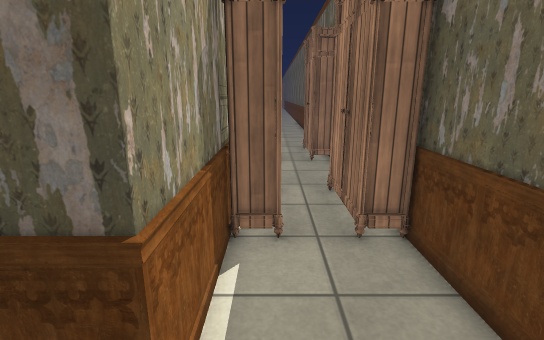
[1] (above)

18 first-person views from a walk through a Unity game level. The camera is 1.5 m above the floor, tilts 14° down and sees 85° across. Doors are open. The floor is counted in squares, 0.5 m on a side. Each view is taken from the middle of a square. On the plan, view 1 faces up. The plan holds only what a view shows up to about 20 squares ahead; the rest is blank. The place goes on beyond the plan. The player is left out. Some animated figures are left out. Some surface patterns are stand-ins.

[2]
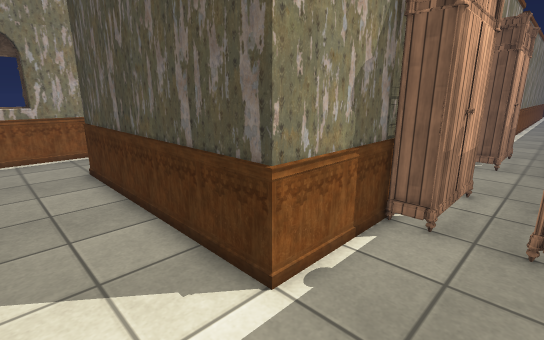

[3]
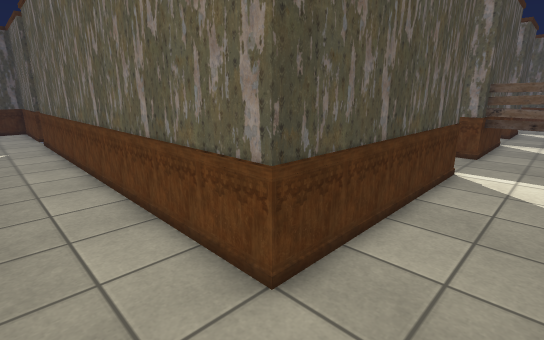

[4]
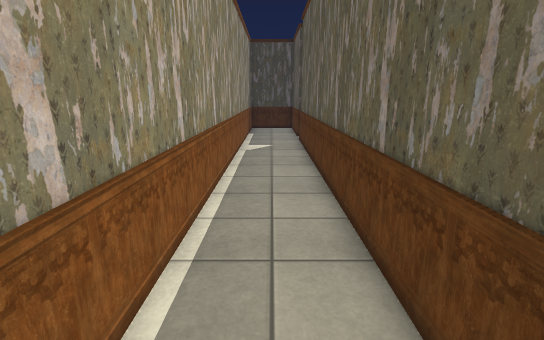

[5]
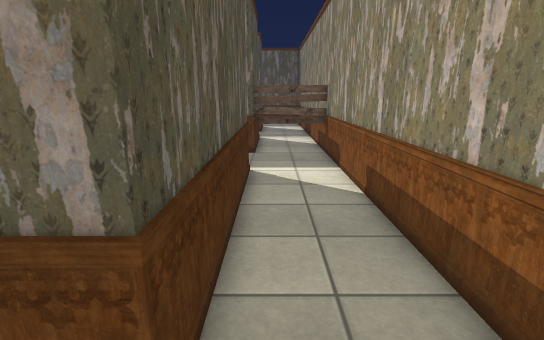

[6]
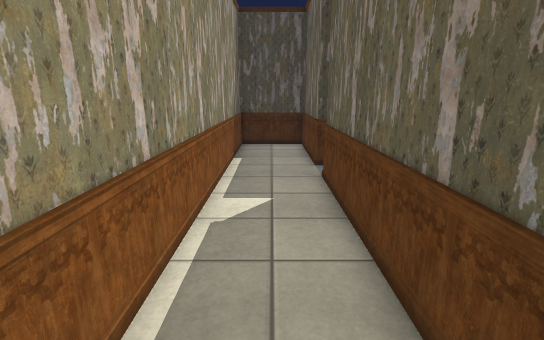

[7]
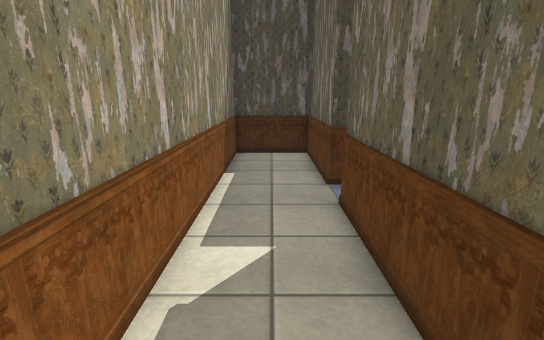

[8]
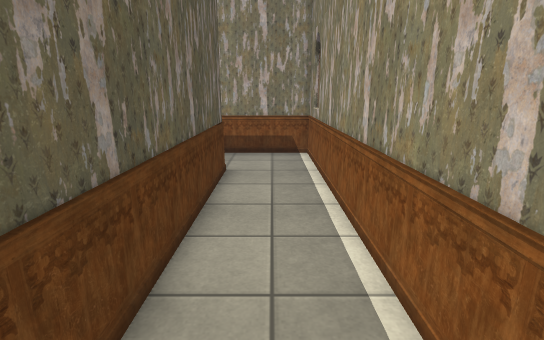

[9]
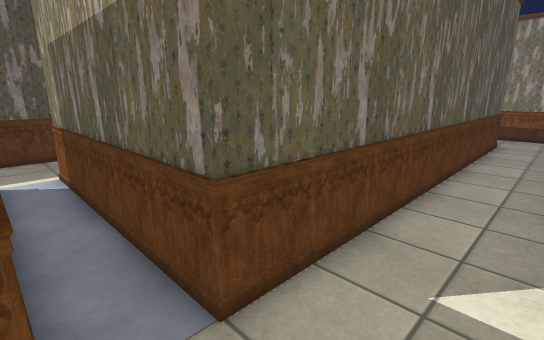

[10]
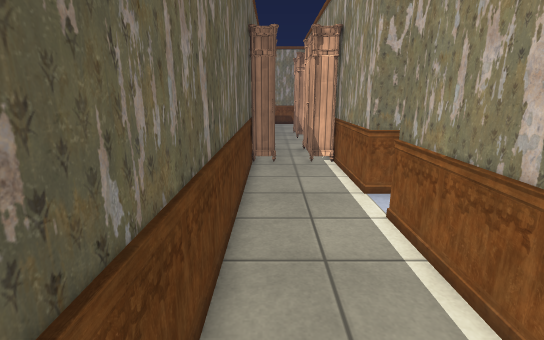

[11]
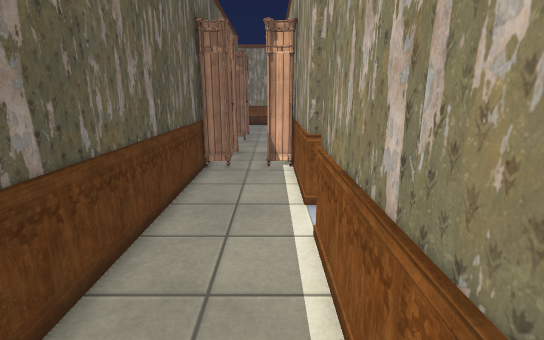

[12]
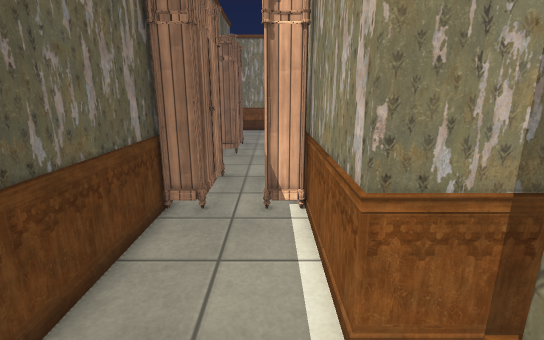

[13]
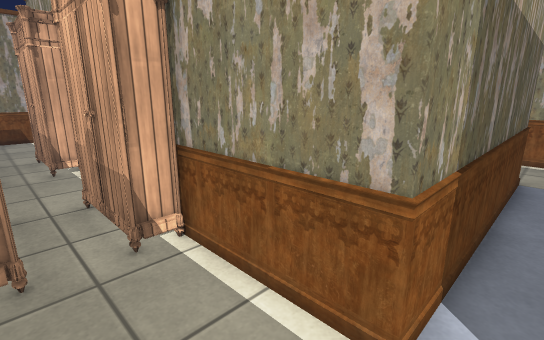

[14]
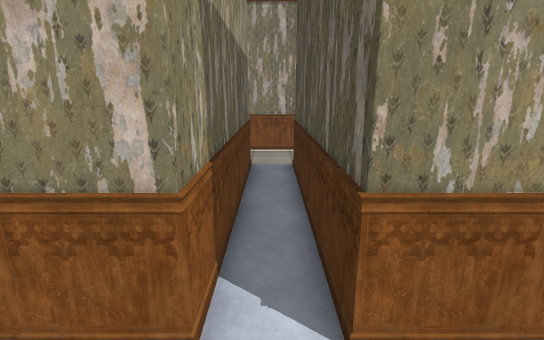

[15]
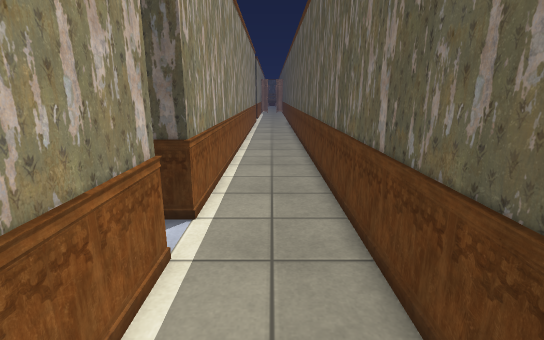

[16]
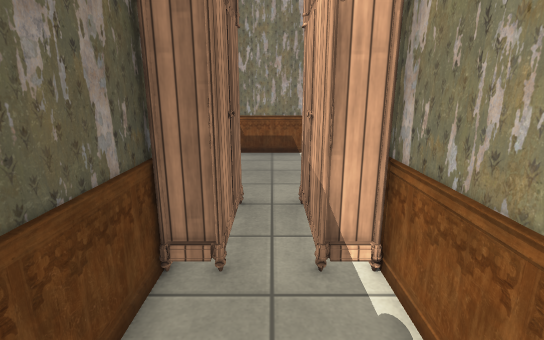

[17]
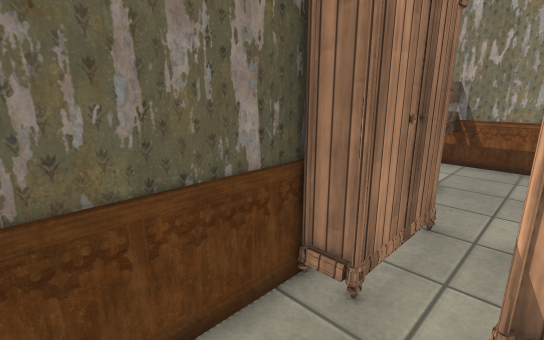

[18]
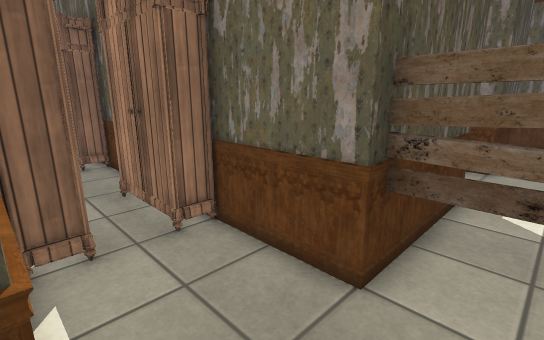

### Floor plan
Key: @ floor where view 1 was taken; # wall or solid block; . floor; = window, fence, low wall or low ledge; C cabinet.
Columns run from 15 left of view 1 to 6 right of it. Each row starts with its distance up from view 1.
 31               #...#
 30 #####         #...#
 29 #...#         #...#
 28 #...#         #...#
 27 #...#         #...#
 26 #...#         #...#
 25 #...#         #...#
 24 #...###########...#
 23 #....         ....#
 22 #...###########...#
 21 #...#         #...#
 20 #...#         #...#
 19 #...#         #...#
 18 #...#         #...#
 17 #...#         #C.##
 16 #...#         ##.##
 15 #...#         ##.##
 14 #...#         ##.##
 13 #...#         #...#
 12 #...#         #...#
 11 #...#         #...#
 10 #...#         #...#
  9 #...#         #C.##
  8 #...#         ##.#
  7 #...#         ##.#
  6 #...#         ##.##
  5 #...#         #...#
  4 #...#         #...#
  3 #...#         #...#
  2 #...###########...####
  1 #..................#.
  0 =..............@...#.
 -1 #..................#.
 -2 ######################

Where each view was taken, in squares from view 1:
view 1: 0 up, 0 right, facing up
view 2: 1 down, 2 right, facing up-left
view 3: 1 down, 14 left, facing up-right
view 4: 1 up, 13 left, facing up
view 5: 1 up, 13 left, facing right
view 6: 11 up, 13 left, facing up
view 7: 14 up, 13 left, facing up
view 8: 14 up, 13 left, facing down
view 9: 24 up, 14 left, facing down-right
view 10: 31 up, 2 right, facing down
view 11: 30 up, 0 right, facing down
view 12: 25 up, 0 right, facing down
view 13: 23 up, 2 right, facing down-left
view 14: 23 up, 2 right, facing left
view 15: 17 up, 1 right, facing up
view 16: 14 up, 1 right, facing down
view 17: 13 up, 0 right, facing down-right
view 18: 0 up, 1 left, facing up-right
